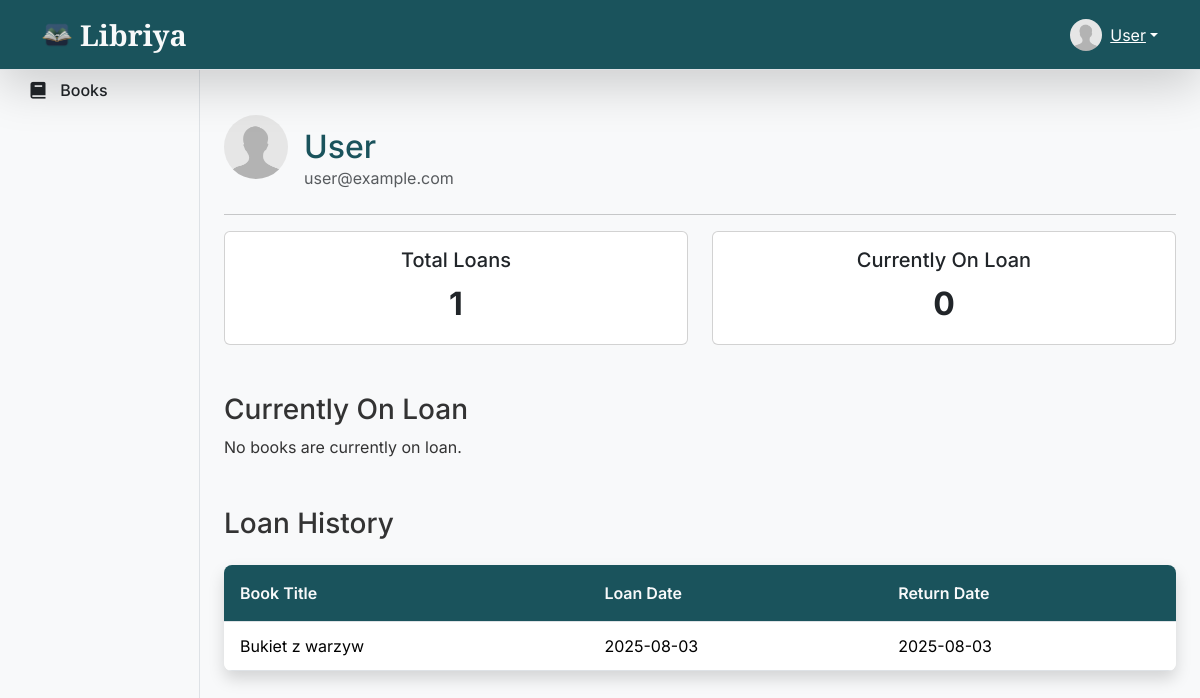
/user/profile/1 (signed in), run on an earlier commit of the app's database.
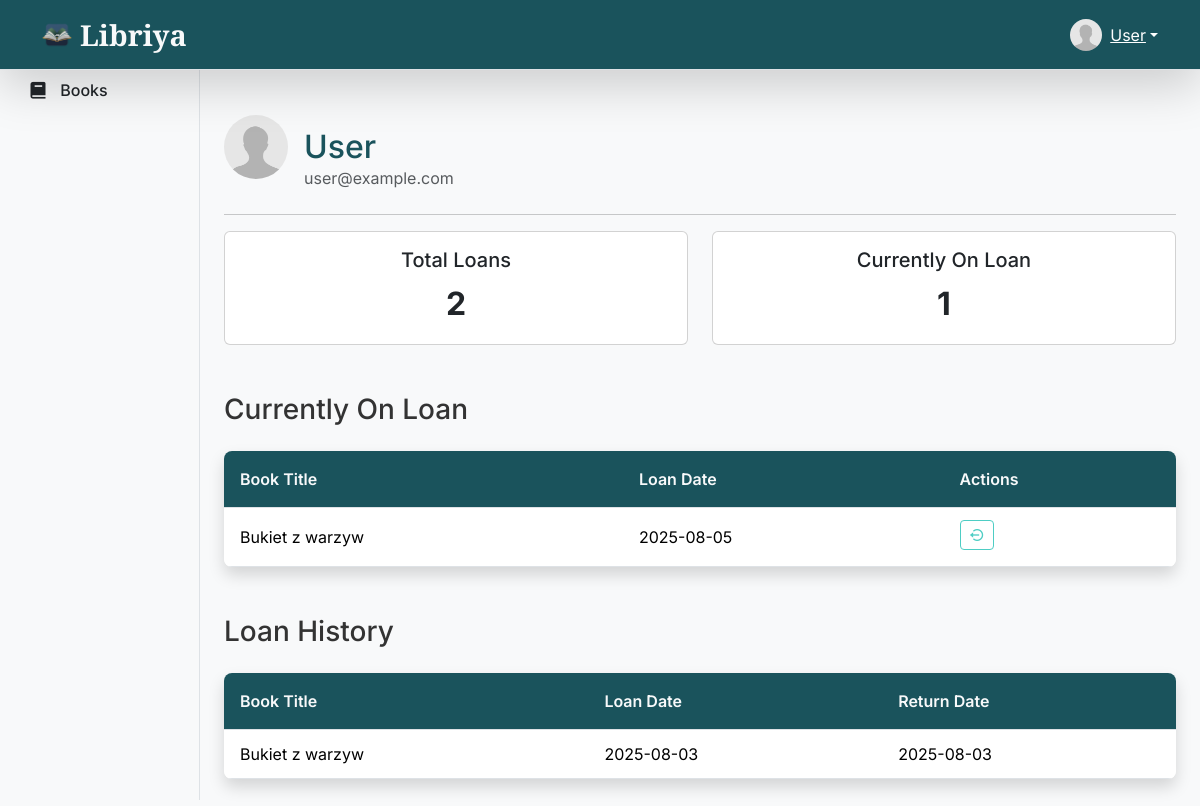
And on a later commit of the database.
### app/models.py (models this page shows, shortened)
class User(UserMixin, db.Model):
    id = db.Column(db.Integer, primary_key=True)
    username = db.Column(db.String(50), unique=True,
                         nullable=False, index=True)
    email = db.Column(db.String(120), unique=True, nullable=False, index=True)
    password_hash = db.Column(db.String(128), nullable=False)
    image_file = db.Column(db.String(20), nullable=False,
                           default='default.jpg')
    loans = db.relationship('Loan', back_populates='user', lazy=True)
    is_admin = db.Column(db.Boolean, default=False)

class Loan(db.Model):
    id = db.Column(db.Integer, primary_key=True)
    book_id = db.Column(db.Integer, db.ForeignKey('book.id'), nullable=False)
    user_id = db.Column(db.Integer, db.ForeignKey('user.id'), nullable=False)
    loan_date = db.Column(db.DateTime, default=db.func.current_timestamp())
    return_date = db.Column(db.DateTime)
    book = db.relationship('Book', backref='loans')
    user = db.relationship('User', back_populates='loans')

class Book(db.Model):
    id = db.Column(db.Integer, primary_key=True)
    isbn = db.Column(db.String(13), unique=True, nullable=False, index=True)
    title = db.Column(db.String(200), nullable=False, index=True)
    authors = db.relationship(
        'Author', secondary=book_authors, lazy='subquery', back_populates='books')
    genre_id = db.Column(db.Integer, db.ForeignKey(
        'genre.id'), nullable=False)
    year = db.Column(db.Integer, nullable=False)
    cover = db.Column(db.String(200))
    is_available = db.Column(db.Boolean, default=True)

### app/routes.py (the view)
@bp.route("/user/profile/<int:user_id>")
@login_required
def user_profile(user_id):
    user = current_user
    all_loans = sorted(user.loans, key=lambda x: x.loan_date, reverse=True)
    active_loans = [loan for loan in all_loans if loan.return_date is None]
    loan_history = [loan for loan in all_loans if loan.return_date is not None]
    return render_template(
        "user_profile.html",
        user=user,
        loans=all_loans,
        active_loans=active_loans,
        loan_history=loan_history,
        title=f"{user.username}"
    )

### app/__init__.py (called while the page is built)
@login_manager.user_loader
def load_user(user_id):
    from app.models import User
    return User.query.get(int(user_id))

### app/templates/user_profile.html
{% extends "layout.html" %}
{% block content %}
<div class="container">
    <div class="d-flex align-items-center mb-4">
        <img class="rounded-circle" src="{{ url_for('static', filename='uploads/' + user.image_file) }}"
            style="width: 64px; height: 64px; object-fit: cover;">
        <div class="ms-3">
            <h2 class="mb-0">{{ user.username }}</h2>
            <p class="text-muted mb-0">{{ user.email }}</p>
        </div>
    </div>
    <hr>
    <div class="row mb-4">
        <div class="col-md-6">
            <div class="card text-center h-100">
                <div class="card-body">
                    <h5 class="card-title">{{ _('Total Loans') }}</h5>
                    <p class="card-text fs-2 fw-bold">{{ loans|length }}</p>
                </div>
            </div>
        </div>
        <div class="col-md-6">
            <div class="card text-center h-100">
                <div class="card-body">
                    <h5 class="card-title">{{ _('Currently On Loan') }}</h5>
                    <p class="card-text fs-2 fw-bold">{{ active_loans|length }}</p>
                </div>
            </div>
        </div>
    </div>
    <h3 class="mt-5">{{ _('Currently On Loan') }}</h3>
    {% if active_loans %}
    <table class="table table-hover">
        <thead>
            <tr>
                <th>{{ _('Book Title') }}</th>
                <th>{{ _('Loan Date') }}</th>
                <th>{{ _('Actions') }}</th>
            </tr>
        </thead>
        <tbody>
            {% for loan in active_loans %}
            <tr>
                <td>{{ loan.book.title }}</td>
                <td>{{ loan.loan_date.strftime('%Y-%m-%d') }}</td>
                <td>
                    <form action="{{ url_for('main.return_loan', loan_id=loan.id) }}" method="POST"
                        style="display: inline;">
                        <button type="submit" class="btn btn-outline-warning btn-sm" data-bs-toggle="tooltip"
                            data-bs-placement="top" title="{{ _('Return Book') }}">
                            <i class="bx bx-log-out-circle"></i>
                        </button>
                    </form>
                </td>
            </tr>
            {% endfor %}
        </tbody>
    </table>
    {% else %}
    <p>{{ _('No books are currently on loan.') }}</p>
    {% endif %}
    <h3 class="mt-5">{{ _('Loan History') }}</h3>
    {% if loan_history %}
    <table class="table table-hover">
        <thead>
            <tr>
                <th>{{ _('Book Title') }}</th>
                <th>{{ _('Loan Date') }}</th>
                <th>{{ _('Return Date') }}</th>
            </tr>
        </thead>
        <tbody>
            {% for loan in loan_history %}
            <tr>
                <td>{{ loan.book.title }}</td>
                <td>{{ loan.loan_date.strftime('%Y-%m-%d') }}</td>
                <td>{{ loan.return_date.strftime('%Y-%m-%d') }}</td>
            </tr>
            {% endfor %}
        </tbody>
    </table>
    {% else %}
    <p>{{ _('No loan history.') }}</p>
    {% endif %}
</div>
{% endblock %}

### app/templates/layout.html (shortened to what this page needs)
<!DOCTYPE html>
<html lang="en">
<head>
    <link href="https://cdn.jsdelivr.net/npm/bootstrap@5.3.3/dist/css/bootstrap.min.css" rel="stylesheet">
    <link href="https://unpkg.com/boxicons@2.1.4/css/boxicons.min.css" rel="stylesheet">
    <link rel="stylesheet" href="{{ url_for('static', filename='/css/style.css') }}">
    <link rel="stylesheet" href="https://cdn.jsdelivr.net/gh/lipis/flag-icons@7.0.0/css/flag-icons.min.css" />
</head>
<body class="{% if login_page %}login-background{% endif %}">
    <nav class="navbar navbar-expand-lg navbar-dark bg-custom-dark border-bottom shadow-lg fixed-top">
        <div class="container">
            <a class="navbar-brand title-text d-flex align-items-center" href="/">
                <img src="{{ url_for('static', filename='/images/logo.png') }}" alt="Libriya" class="me-2"> Libriya
            </a>
            <div class="collapse navbar-collapse" id="navbarSupportedContent">
                <ul class="navbar-nav ms-auto mb-2 mb-lg-0 d-flex align-items-center">
                    {% if current_user.is_authenticated %}
                    <li class="nav-item dropdown">
                        <a class="user-display dropdown-toggle d-flex align-items-center text-white" href="#"
                            role="button" id="userDropdown" data-bs-toggle="dropdown" aria-expanded="false">
                            <img class="rounded-circle me-2"
                                src="{{ url_for('static', filename='uploads/' + current_user.image_file) }}"
                                style="width: 32px; height: 32px; object-fit: cover;">
                            {{ current_user.username }}
                        </a>
                    </li>
                    {% endif %}
                </ul>
            </div>
        </div>
    </nav>
    <div class="container-fluid">
        <div class="row">
            {% if not login_page %}
            <nav id="sidebarMenu" class="col-md-2 d-none d-md-block bg-light sidebar border-end pt-5">
                <div class="position-sticky pt-3">
                    <ul class="nav nav-pills flex-column">
                        <li class="nav-item mb-1">
                            <a class="nav-link {% if active_page == 'books' %}active {% else %}text-dark {% endif %}"
                                href="{{ url_for('main.home') }}">
                                <i class='bx bxs-book align-middle me-2'></i>
                                <span class="align-middle">{{ _('Books') }}</span>
                            </a>
                        </li>
                    </ul>
                </div>
            </nav>
            {% endif %}
            <main
                class="{% if login_page %}col-12{% else %}col-md-10 ms-sm-auto{% endif %} main-content {% if login_page %}login-full-height{% else %}pt-5{% endif %}">
                {% block content %}{% endblock %}
            </main>
        </div>
    </div>
</body>
</html>

### app/static/css/style.css (style rules this page uses)
:root { --primary-color: #1a535c; --accent-color: #4ecdc4; --text-dark: #333; --text-light: #f8f9fa; --gray-bg: #f8f9fa; --box-shadow-light: 0 .125rem .25rem rgba(0, 0, 0, .075); --box-shadow-medium: 0 .5rem 1rem rgba(0, 0, 0, .15); }
body { font-family: 'Inter', sans-serif; color: var(--text-dark); background-color: var(--gray-bg); padding-top: 56px; }
h2 { margin-bottom: 1.5rem; margin-top: 1.5rem; color: var(--primary-color); }
.bg-custom-dark { background-color: var(--primary-color) !important; }
.navbar-brand.title-text { font-family: 'Cormorant Garamond', serif; font-size: 1.8rem; font-weight: 700; color: var(--text-light) !important; }
.navbar-brand.title-text img { height: 30px; width: auto; }
.user-display { color: var(--text-light); }
.sidebar { height: 100vh; position: fixed; top: 0; left: 0; padding-top: 56px; background-color: var(--gray-bg); z-index: 1000; }
.sidebar .nav-link { font-weight: 500; color: var(--text-dark); transition: background-color 0.2s, color 0.2s; border-radius: .25rem; padding: .75rem 1rem; }
.sidebar .nav-link .bx { font-size: 1.25rem; }
.main-content { padding-top: 1.5rem; padding-bottom: 3rem; }
.table { background-color: white; border-radius: .5rem; overflow: hidden; box-shadow: var(--box-shadow-medium); margin-top: 1.5rem; }
.table thead th { background-color: var(--primary-color); color: var(--text-light); font-weight: 600; vertical-align: middle; padding: 1rem; }
.table td { vertical-align: middle; padding: .75rem 1rem; }
.table td .btn { margin-right: .25rem; margin-bottom: .25rem; white-space: nowrap; padding: .375rem .5rem; }
.table td .btn i { font-size: 1rem; }
.btn-outline-warning { --bs-btn-color: var(--accent-color); --bs-btn-border-color: var(--accent-color); --bs-btn-hover-bg: var(--accent-color); --bs-btn-hover-border-color: var(--accent-color); --bs-btn-active-bg: var(--accent-color); --bs-btn-active-border-color: var(--accent-color); --bs-btn-active-color: var(--text-light); --bs-btn-hover-color: var(--text-light); }
.btn { vertical-align: middle; display: inline-flex; align-items: center; justify-content: center; gap: 0.5rem; padding: var(--bs-btn-padding-y, .375rem) var(--bs-btn-padding-x, .75rem); height: auto; box-sizing: border-box; font-size: var(--bs-btn-font-size); line-height: var(--bs-btn-line-height); }

What changed in the data, as far as the page shows it:
added Loan: book "Bukiet z warzyw", loan_date "2025-08-05", shown under "Currently On Loan"
Also different on the page:
{{ loans|length }}: "1" → "2"
{{ active_loans|length }}: "0" → "1"
text no longer shown: "No books are currently on loan."
text now shown: "Book Title Loan Date Actions"
